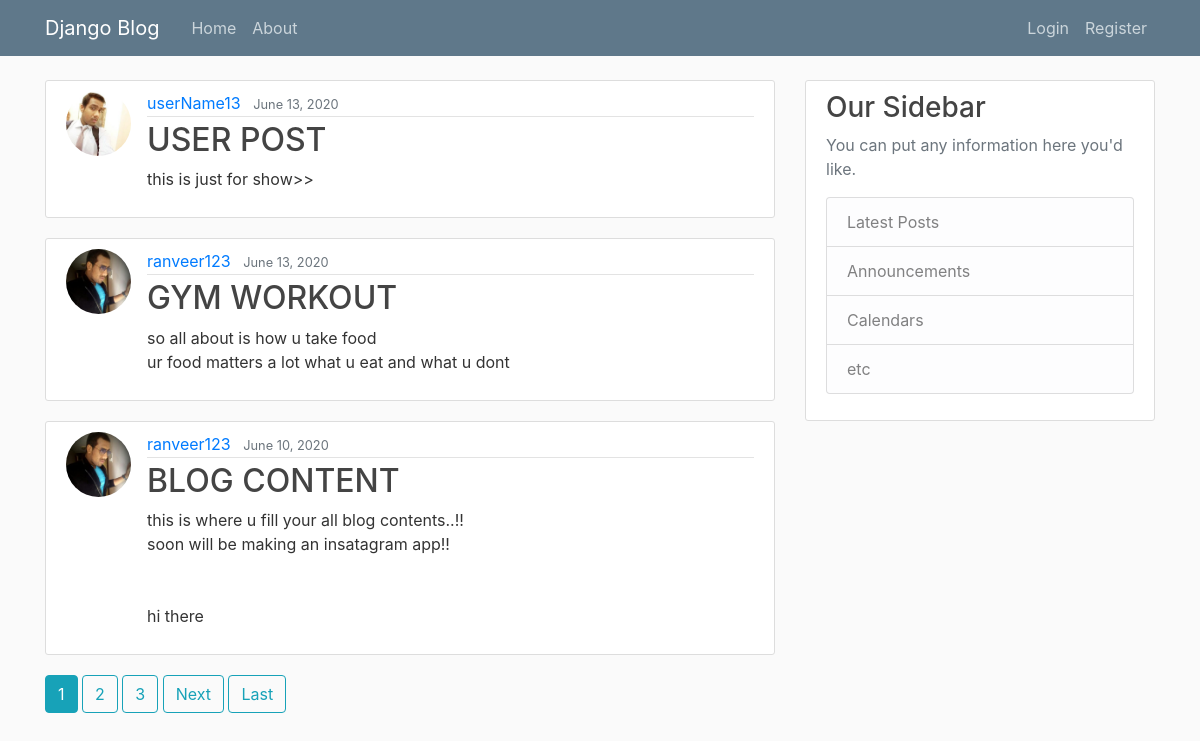
The page / on the database its author committed.
### blog/models.py (models this page shows, shortened)
class Post(models.Model):
    title = models.CharField(max_length=100)
    content = models.TextField()
    date_posted = models.DateTimeField(default=timezone.now)
    author = models.ForeignKey(User, on_delete=models.CASCADE)

### users/models.py (models this page shows, shortened)
class Profile(models.Model):
    user = models.OneToOneField(User, on_delete=models.CASCADE)
    image = models.ImageField(default='default.jpg', upload_to='profile_pics')

### blog/views.py (the view)
# urls.py: path('', PostListView.as_view(), name='blog-home'),
class PostListView(ListView):
    model = Post
    template_name = 'blog/home.html'
    context_object_name = 'posts'
    ordering = ['-date_posted']
    paginate_by = 3

### blog/templates/blog/home.html (shortened to what this page needs)
{% extends "blog/base.html" %}
{% block content %}
    {% for post in posts %}
        <article class="media content-section">
          <img class="rounded-circle article-img" src="{{ post.author.profile.image.url }}">
          <div class="media-body">
            <div class="article-metadata">
              <a class="mr-2" href="{% url 'user-posts' post.author.username %}">{{ post.author }}</a>
              <small class="text-muted">{{ post.date_posted|date:"F d, Y" }}</small>
            </div>
            <h2><a class="article-title" href="{% url 'post-detail' post.id %}">{{ post.title }}</a></h2>
            <p class="article-content">{{ post.content }}</p>
          </div>
        </article>
    {% endfor %}
    {% if is_paginated %}
      {% for num in page_obj.paginator.page_range %}
        {% if page_obj.number == num %}
          <a class="btn btn-info mb-4" href="?page={{ num }}">{{ num }}</a>
        {% elif num > page_obj.number|add:'-3' and num < page_obj.number|add:'3' %}
          <a class="btn btn-outline-info mb-4" href="?page={{ num }}">{{ num }}</a>
        {% endif %}
      {% endfor %}
      {% if page_obj.has_next %}
        <a class="btn btn-outline-info mb-4" href="?page={{ page_obj.next_page_number }}">Next</a>
        <a class="btn btn-outline-info mb-4" href="?page={{ page_obj.paginator.num_pages }}">Last</a>
      {% endif %}
    {% endif %}
{% endblock content %}

### blog/templates/blog/base.html (shortened to what this page needs)
{% load static %}
<!DOCTYPE html>
<html>
<head>
    <link rel="stylesheet" href="https://maxcdn.bootstrapcdn.com/bootstrap/4.0.0/css/bootstrap.min.css">
    <link rel="stylesheet" type="text/css" href="{% static 'blog/main.css' %}">
</head>
<body>
    <header class="site-header">
      <nav class="navbar navbar-expand-md navbar-dark bg-steel fixed-top">
        <div class="container">
          <a class="navbar-brand mr-4" href="{% url 'blog-home' %}">Django Blog</a>
          <div class="collapse navbar-collapse" id="navbarToggle">
            <div class="navbar-nav mr-auto">
              <a class="nav-item nav-link" href="{% url 'blog-home' %}">Home</a>
              <a class="nav-item nav-link" href="{% url 'blog-about' %}">About</a>
            </div>
            <div class="navbar-nav">
              {% if user.is_authenticated %}
                <a class="nav-item nav-link" href="{% url 'post-create' %}">New Post</a>
                <a class="nav-item nav-link" href="{% url 'profile' %}">Profile</a>
                <a class="nav-item nav-link" href="{% url 'logout' %}">Logout</a>
              {% else %}
                <a class="nav-item nav-link" href="{% url 'login' %}">Login</a>
                <a class="nav-item nav-link" href="{% url 'register' %}">Register</a>
              {% endif %}
            </div>
          </div>
        </div>
      </nav>
    </header>
    <main role="main" class="container">
      <div class="row">
        <div class="col-md-8">
          {% block content %}{% endblock %}
        </div>
        <div class="col-md-4">
          <div class="content-section">
            <h3>Our Sidebar</h3>
            <p class='text-muted'>You can put any information here you'd like.
              <ul class="list-group">
                <li class="list-group-item list-group-item-light">Latest Posts</li>
                <li class="list-group-item list-group-item-light">Announcements</li>
                <li class="list-group-item list-group-item-light">Calendars</li>
                <li class="list-group-item list-group-item-light">etc</li>
              </ul>
            </p>
          </div>
        </div>
      </div>
    </main>
</body>
</html>

### blog/static/blog/main.css (style rules this page uses)
body { background: #fafafa; color: #333333; margin-top: 5rem; }
h1, h2, h3, h4, h5, h6 { color: #444444; }
ul { margin: 0; }
.bg-steel { background-color: #5f788a; }
.site-header .navbar-nav .nav-link { color: #cbd5db; }
.content-section { background: #ffffff; padding: 10px 20px; border: 1px solid #dddddd; border-radius: 3px; margin-bottom: 20px; }
.article-title { color: #444444; }
.article-content { white-space: pre-line; }
.article-img { height: 65px; width: 65px; margin-right: 16px; }
.article-metadata { padding-bottom: 1px; margin-bottom: 4px; border-bottom: 1px solid #e3e3e3 }

### rows shown on the page
Post: author.profile.image (picture), author "userName13", date_posted "June 13, 2020", title "USER POST", content "this is just for show>>"
Post: author.profile.image (picture), author "ranveer123", date_posted "June 13, 2020", title "GYM WORKOUT", content "so all about is how u take food ur food matters a lot what u eat and what u dont"
Post: author.profile.image (picture), author "ranveer123", date_posted "June 10, 2020", title "BLOG CONTENT", content "this is where u fill your all blog contents..!! soon will be making an insatagram app!! hi there"

### other values the page prints
{{ num }} "1"
{{ num }} "2" "3"
